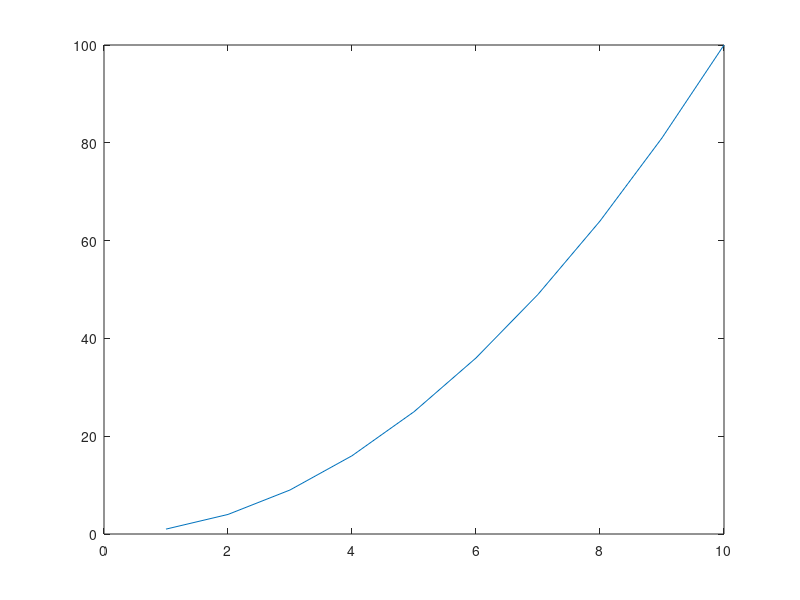

This chart was generated by the following MATLAB code:
% Basic MATLAB functionality test
try
    % Step 1: Clear workspace and setup
    clear; clc;
    disp('Step 1: Basic setup - OK');
    
    % Step 2: Test basic MATLAB functions
    x = 1:10;
    y = x.^2;
    disp('Step 2: Basic operations - OK');
    
    % Step 3: Test random number generation
    r = rand(1,10);
    disp('Step 3: Random numbers - OK');
    
    % Step 4: Test gamma distribution (requires Statistics Toolbox)
    g = gamrnd(1,1,1,10);
    disp('Step 4: Gamma distribution - OK');
    
    % Step 5: Test plotting
    figure('Visible', 'off');  % Create figure without displaying
    plot(x,y);
    close;
    disp('Step 5: Plotting - OK');
    
    disp('All basic tests passed successfully!');
    
catch ME
    disp('Error occurred in test:');
    disp(['Error message: ' ME.message]);
    disp(['Error occurred in: ' ME.stack(1).name]);
    disp(['Line number: ' num2str(ME.stack(1).line)]);
end